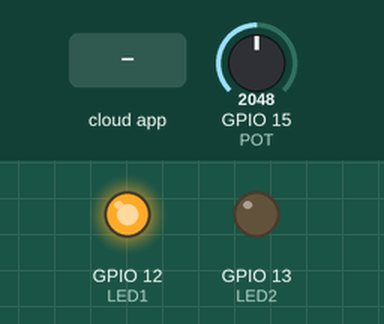
The sketch below on a simulated ESP32. Parts: output pins drawn as LEDs (lit = HIGH). The inputs (shaded band) are chosen by the test bench; at power-on: GPIO 15 (POT) = 2048. The ROS host is connected and sends only what is stated.

Above: at 3.2 s.
3.3 s: the phone or cloud app sets pwm_duty_cycle to -100
At 4.5 s:
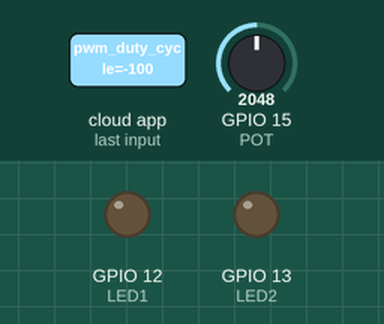
4.8 s: the phone or cloud app sets pwm_duty_cycle to 100
At 5.6 s:
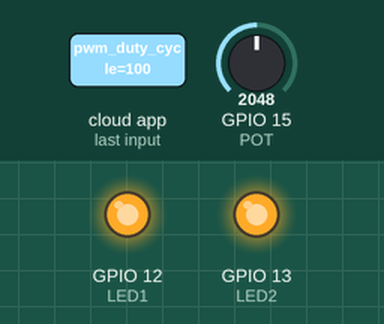
6.3 s: the phone or cloud app sets pwm_duty_cycle to 0
At 7.8 s:
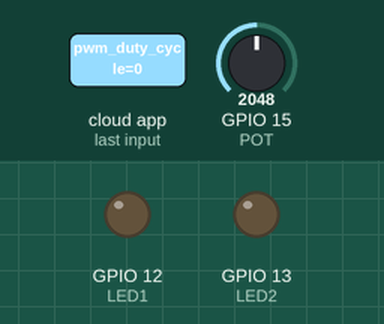
Timing chart, 0 to 9.3 s (numbered marks = the images above; inputs shaded):
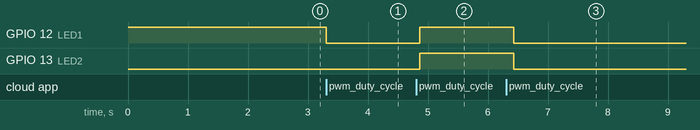

The sketch:

courseworks_week3.ino
```cpp
// Max Pacheco Ramirez

#include <micro_ros_arduino.h>

#include <stdio.h>
#include <rcl/rcl.h>
#include <rcl/error_handling.h>
#include <rclc/rclc.h>
#include <rclc/executor.h>
#include <std_msgs/msg/float32.h>

#define LED1 12
#define LED2 13
#define POT 15

#define RCCHECK(fn) { rcl_ret_t temp_rc = fn; if((temp_rc != RCL_RET_OK)){error_loop();}}
#define RCSOFTCHECK(fn) { rcl_ret_t temp_rc = fn; if((temp_rc != RCL_RET_OK)){}}

rcl_subscription_t pwm_sub_;
rcl_publisher_t raw_pot_pub_, voltage_pub_;

std_msgs__msg__Float32 voltage_msg, raw_msg, pwm_msg;

rclc_executor_t exec_1, exec_2, exec_pwm;
rclc_support_t support;
rcl_allocator_t allocator;
rcl_node_t node;
rcl_timer_t timer_1, timer_2;

int pot = 0;
float voltage = 0;
int duty_cycle = 0;

void error_loop(){
  while(1){
    digitalWrite(LED1, !digitalRead(LED1));
    delay(100);
  }
}

void timer_callback_1(rcl_timer_t * timer, int64_t last_call_time)
{
  RCLC_UNUSED(last_call_time);
  if (timer != NULL) {
    pot = analogRead(POT);
    voltage = (float(pot)/4095.0)*3.3;
  }
}

void timer_callback_2(rcl_timer_t * timer, int64_t last_call_time)
{
  RCLC_UNUSED(last_call_time);
  if (timer != NULL) {
    RCSOFTCHECK(rcl_publish(&raw_pot_pub_, &raw_msg, NULL));
    raw_msg.data = pot;
    RCSOFTCHECK(rcl_publish(&voltage_pub_, &voltage_msg, NULL));
    voltage_msg.data = voltage;
  }
}

void subscription_callback(const void * msgin)
{
  const std_msgs__msg__Float32 * msg = (const std_msgs__msg__Float32 *)msgin;
  if(msg->data <= 0){
    duty_cycle = 0;
  }else if(msg->data >= 100){
    duty_cycle = 100;
  }else{
    duty_cycle = msg->data;
  }
  analogWrite(LED1, (float(duty_cycle)/100.0) * 255);
  analogWrite(LED2, (float(duty_cycle)/100.0) * 255);
}

void setup() {
  set_microros_transports();

  pinMode(LED1, OUTPUT);
  digitalWrite(LED1, HIGH);
  pinMode(LED2, OUTPUT);
  delay(2000);

  allocator = rcl_get_default_allocator();

  //create init_options
  RCCHECK(rclc_support_init(&support, 0, NULL, &allocator));

  // create node
  RCCHECK(rclc_node_init_default(&node, "micro_ros_esp32_node", "", &support));

  // create subscriber
  RCCHECK(rclc_subscription_init_default(
    &pwm_sub_,
    &node,
    ROSIDL_GET_MSG_TYPE_SUPPORT(std_msgs, msg, Float32),
    "/micro_ros_esp32/pwm_duty_cycle"));

  // create publisher raw
  RCCHECK(rclc_publisher_init_default(
    &raw_pot_pub_,
    &node,
    ROSIDL_GET_MSG_TYPE_SUPPORT(std_msgs, msg, Float32),
    "/micro_ros_esp32/raw_pot"));

  // create publisher volt
  RCCHECK(rclc_publisher_init_default(
    &voltage_pub_,
    &node,
    ROSIDL_GET_MSG_TYPE_SUPPORT(std_msgs, msg, Float32),
    "/micro_ros_esp32/voltage"));

  // create timer 10 ms
  const unsigned int timer_timeout_10 = 10;
  RCCHECK(rclc_timer_init_default(
    &timer_1,
    &support,
    RCL_MS_TO_NS(timer_timeout_10),
    timer_callback_1));

  // create timer 100 ms
    const unsigned int timer_timeout_100 = 100;
  RCCHECK(rclc_timer_init_default(
    &timer_2,
    &support,
    RCL_MS_TO_NS(timer_timeout_100),
    timer_callback_2));

  // create executor
  RCCHECK(rclc_executor_init(&exec_pwm, &support.context, 1, &allocator));
  RCCHECK(rclc_executor_init(&exec_1, &support.context, 1, &allocator));
  RCCHECK(rclc_executor_init(&exec_2, &support.context, 1, &allocator));

  RCCHECK(rclc_executor_add_timer(&exec_1, &timer_1));
  RCCHECK(rclc_executor_add_timer(&exec_2, &timer_2));
  RCCHECK(rclc_executor_add_subscription(&exec_pwm, &pwm_sub_, &pwm_msg, &subscription_callback, ON_NEW_DATA));

  raw_msg.data = 0;
  voltage_msg.data = 0;
}

void loop() {
  delay(100);
  RCSOFTCHECK(rclc_executor_spin_some(&exec_1, RCL_MS_TO_NS(100)));
  RCSOFTCHECK(rclc_executor_spin_some(&exec_2, RCL_MS_TO_NS(100)));
  RCSOFTCHECK(rclc_executor_spin_some(&exec_pwm, RCL_MS_TO_NS(100)));
}
```

Measured:
- after the input at 3.3 s, GPIO 12 (LED1): HIGH → LOW at once
- after the input at 4.8 s, GPIO 12 (LED1), GPIO 13 (LED2): LOW → HIGH after 0.07 s
- after the input at 6.3 s, GPIO 12 (LED1), GPIO 13 (LED2): HIGH → LOW after 0.13 s
